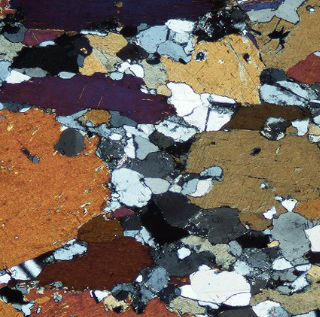
#> input picture images/type2/Muestra9.png, 320 x 317 px, found by its file name
$ jupyter execute --allow-errors Color.ipynb   (older library calls are emulated)
#> lines starting #> are read from the running program, lines starting #| are printed output that depends on the picture; after the words box and inside, x2 and y2 are one past the last pixel; in counts of white or black regions, pixels touching at a corner belong together
<a href="https://colab.research.google.com/github/joaramirezra/Mineral-Border-Dectetion/blob/Documentation/Color.ipynb" target="_parent"></a>

# Impacto del cambio de color en secciones delgadas
---

Agregar descripcion

---
#### Librerias

[cell 1]
import tensorflow as tf
from tensorflow import keras
import tensorflow as tf
from tensorflow import keras
import numpy as np
import pandas as pd
import cv2
import requests
import io
from matplotlib import pyplot as plt

# Funciones
----

[cell 2]
def print_images(*images):
  subplots = len(images)

  plt.figure(figsize=(15,5))
  for i,img in enumerate(images) :
    plt.subplot(1,subplots,(i+1))
    plt.imshow(img,interpolation='none')
  plt.grid(0)
  plt.show()

def img_color_channel_change(img):
  img_gray = cv2.cvtColor(img, cv2.COLOR_BGR2GRAY)
  # HSV hue-saturation-value
  img_hsv = cv2.cvtColor(img,cv2.COLOR_BGR2HSV)
  # HSL hue-saturation-lightness
  img_hsL = cv2.cvtColor(img,cv2.COLOR_BGR2HLS)
  # YCBCR
  img_YBR = cv2.cvtColor(img,cv2.COLOR_BGR2YCR_CB)

  return img_hsv,img_hsL,img_YBR,img_gray

def blurring_and_thresholding(img):
  kernel = np.ones((3,3),np.uint8)

  meanshift = cv2.pyrMeanShiftFiltering(img,sp=18,sr=50)

  laplacian = cv2.Laplacian(meanshift,ddepth = cv2.CV_64FC3, ksize=3 )
  laplacian = cv2.convertScaleAbs(laplacian)

  closing = cv2.morphologyEx(laplacian, cv2.MORPH_CLOSE, kernel)

  _, binary = cv2.threshold(closing,127,255,cv2.THRESH_BINARY)

  return meanshift,laplacian,binary

def countour_draw(img,Real):
  original = Real.copy()
  gray_scale =  cv2.cvtColor( img , cv2.COLOR_BGR2GRAY )
  cnts = cv2.findContours(gray_scale, cv2.RETR_TREE, cv2.CHAIN_APPROX_SIMPLE)
  cnts = cnts[0] if len(cnts) == 2 else cnts[1]

  for c in cnts:
    area = cv2.contourArea(c)
    if area > 50:
      cv2.drawContours(original,[c], 0, (250,0,0), 2)

  print_images(img, original)

# Cargar imagenes

---
- descargar
- descomprimir

[cell 3]
# !wget https://github.com/joaramirezra/Mineral-Border-Dectetion/raw/main/images/minerals.zip
# !ls

[cell 4]
# !unzip minerals.zip
# !ls

# Proceso individual

 - Cargar imagen
 - Realizar cambio de color
 - Suavizado y umbralizado
 - Dibujar Contornos

[cell 5]
img = cv2.imread('type2/Muestra9.png')
#> img is the input picture: shape (317, 320, 3); mean B, G, R 92.5, 103.5, 115.2

# Cambio de color

---

[cell 6]
img_hsv,img_hsL,img_YBR,img_gray = img_color_channel_change(img)
#> in img_color_channel_change, `img_gray = cv2.cvtColor(img, cv2.COLOR_BGR2GRAY)`:
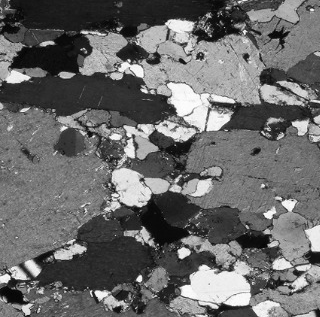
#> img_gray: shape (317, 320); min 1, max 255, mean 105.8
#> in img_color_channel_change, `img_hsv = cv2.cvtColor(img,cv2.COLOR_BGR2HSV)`: img_hsv: shape (317, 320, 3); mean H, S, V 68.6, 94.2, 125.4
#> in img_color_channel_change, `img_hsL = cv2.cvtColor(img,cv2.COLOR_BGR2HLS)`: img_hsL: shape (317, 320, 3); mean of channels 0, 1, 2 68.6, 103.5, 76.5
#> in img_color_channel_change, `img_YBR = cv2.cvtColor(img,cv2.COLOR_BGR2YCR_CB)`: img_YBR: shape (317, 320, 3); mean of channels 0, 1, 2 105.8, 134.7, 120.5
print_images(img,img_hsv,img_hsL,img_YBR)
#> in print_images, `plt.show()`:
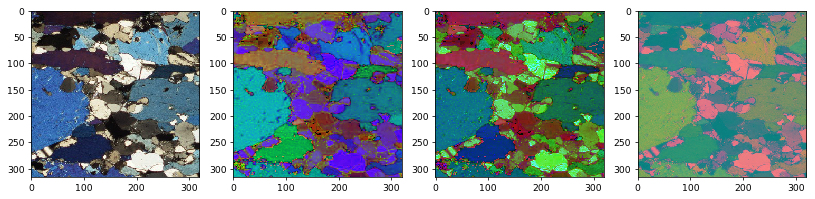
#> figure drawn by matplotlib, 4 panels; B, G, R data is drawn as R, G, B

# Suaviizado y umbralizado

---

[cell 7]
meanshift,laplacian,binary = blurring_and_thresholding(img_hsv)
#> in blurring_and_thresholding, `meanshift = cv2.pyrMeanShiftFiltering(img,sp=18,sr=50)`: meanshift: shape (317, 320, 3); mean H, S, V 68.5, 95.9, 127
#> in blurring_and_thresholding, `laplacian = cv2.Laplacian(meanshift,ddepth = cv2.CV_64FC3, ksize=3 )`: laplacian: shape (317, 320, 3) float64; mean H, S, V 0, 0, 0
#> in blurring_and_thresholding, `laplacian = cv2.convertScaleAbs(laplacian)`: laplacian: shape (317, 320, 3); mean H, S, V 30.4, 33.7, 46.9
#> in blurring_and_thresholding, `closing = cv2.morphologyEx(laplacian, cv2.MORPH_CLOSE, kernel)`: closing: shape (317, 320, 3); mean H, S, V 37, 44.2, 59.5
#> in blurring_and_thresholding, `_, binary = cv2.threshold(closing,127,255,cv2.THRESH_BINARY)`: binary: shape (317, 320, 3); mean H, S, V 32.3, 37.5, 54.2
print_images(img_hsv,meanshift,laplacian,binary)
#> in print_images (call 2), `plt.show()`:
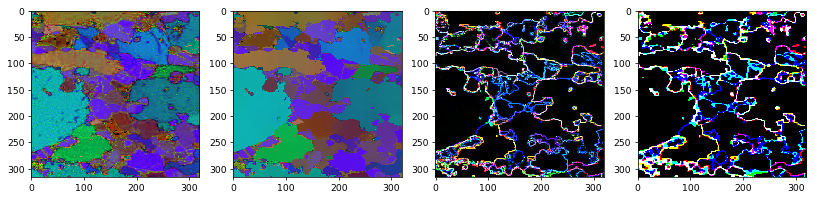
#> figure drawn by matplotlib, 4 panels
countour_draw(binary,img)
#> in countour_draw, `gray_scale =  cv2.cvtColor( img , cv2.COLOR_BGR2GRAY )`:
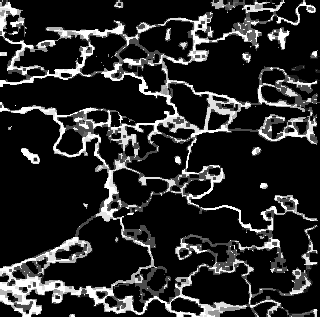
#> gray_scale: shape (317, 320); min 0, max 255, mean 41.9
#> in countour_draw, `cnts = cv2.findContours(gray_scale, cv2.RETR_TREE, cv2.CHAIN_APPROX_SI..`: cnts = 130 contours, 56 with area under 20; largest, box (x1, y1, x2, y2) and area: (0, 0, 320, 317) 51129, (112, 191, 269, 303) 6254, (42, 215, 152, 291) 4200, (181, 262, 250, 306) 1960, (126, 133, 194, 180) 1647
#> the loop in countour_draw, `for c in cnts:` made 130 passes
#> area on passes 3, 4, 5, 10, 12, 14, 16, 17, 18, 21, 22, 23: 32.5, 136, 57.5, 42.5, 61, 43.5, 231, 57, 51129, 369.5, 98.5, 43.5
#> after the loop in countour_draw, `for c in cnts:`:
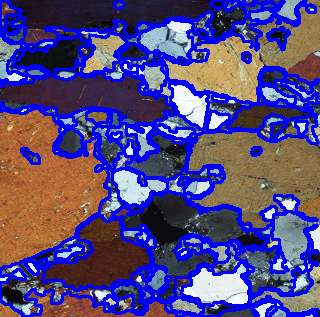
#> original: shape (317, 320, 3); mean B, G, R 132.6, 73.3, 85

[cell 8]
meanshift,laplacian,binary = blurring_and_thresholding(img_hsL)
#> in blurring_and_thresholding (call 2), `meanshift = cv2.pyrMeanShiftFiltering(img,sp=18,sr=50)`: meanshift: shape (317, 320, 3); mean of channels 0, 1, 2 68.5, 103.6, 77.4
#> in blurring_and_thresholding (call 2), `laplacian = cv2.Laplacian(meanshift,ddepth = cv2.CV_64FC3, ksize=3 )`: laplacian: shape (317, 320, 3) float64; mean of channels 0, 1, 2 0, -0.1, 0
#> in blurring_and_thresholding (call 2), `laplacian = cv2.convertScaleAbs(laplacian)`: laplacian: shape (317, 320, 3); mean of channels 0, 1, 2 30.2, 43.2, 32.6
#> in blurring_and_thresholding (call 2), `closing = cv2.morphologyEx(laplacian, cv2.MORPH_CLOSE, kernel)`: closing: shape (317, 320, 3); mean of channels 0, 1, 2 36.9, 54.9, 42.9
#> in blurring_and_thresholding (call 2), `_, binary = cv2.threshold(closing,127,255,cv2.THRESH_BINARY)`: binary: shape (317, 320, 3); mean of channels 0, 1, 2 31.5, 49.1, 35.9
print_images(img_hsL,meanshift,laplacian,binary)
countour_draw(binary,img)
#> in countour_draw (call 2), `gray_scale =  cv2.cvtColor( img , cv2.COLOR_BGR2GRAY )`:
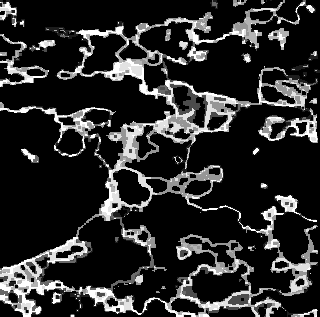
#> gray_scale: shape (317, 320); min 0, max 255, mean 43.2
#> in countour_draw (call 2), `cnts = cv2.findContours(gray_scale, cv2.RETR_TREE, cv2.CHAIN_APPROX_SI..`: cnts = 130 contours, 59 with area under 20; largest, box (x1, y1, x2, y2) and area: (0, 0, 318, 317) 46717, (112, 191, 296, 314) 8846, (42, 215, 152, 291) 4237, (124, 132, 192, 181) 1604, (138, 21, 193, 62) 1464
#> the loop in countour_draw (call 2), `for c in cnts:` made 130 passes
#> area on passes 3, 5, 6, 7, 10, 11, 13, 14, 15, 16, 18, 19: 30.5, 104.5, 35.5, 22, 55.5, 50, 50.5, 129, 642.5, 126.5, 195.5, 46717
#> after the loop in countour_draw (call 2), `for c in cnts:`:
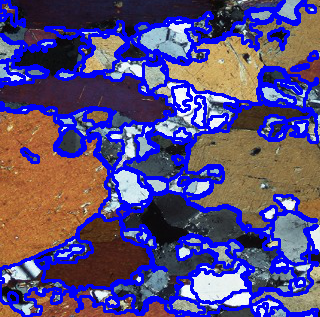
#> original: shape (317, 320, 3); mean B, G, R 129.3, 75.2, 86.8

[cell 9]
meanshift,laplacian,binary = blurring_and_thresholding(img_YBR)
#> in blurring_and_thresholding (call 3), `meanshift = cv2.pyrMeanShiftFiltering(img,sp=18,sr=50)`: meanshift: shape (317, 320, 3); mean of channels 0, 1, 2 104.9, 135.6, 119.6
#> in blurring_and_thresholding (call 3), `laplacian = cv2.Laplacian(meanshift,ddepth = cv2.CV_64FC3, ksize=3 )`: laplacian: shape (317, 320, 3) float64; mean of channels 0, 1, 2 0, 0, 0
#> in blurring_and_thresholding (call 3), `laplacian = cv2.convertScaleAbs(laplacian)`: laplacian: shape (317, 320, 3); mean of channels 0, 1, 2 37.3, 7.9, 8.5
#> in blurring_and_thresholding (call 3), `closing = cv2.morphologyEx(laplacian, cv2.MORPH_CLOSE, kernel)`: closing: shape (317, 320, 3); mean of channels 0, 1, 2 46.3, 10.3, 11.1
#> in blurring_and_thresholding (call 3), `_, binary = cv2.threshold(closing,127,255,cv2.THRESH_BINARY)`: binary: shape (317, 320, 3); mean of channels 0, 1, 2 40.5, 2.6, 3.7
print_images(img_hsL,meanshift,laplacian,binary)
countour_draw(binary,img)
#> in countour_draw (call 3), `gray_scale =  cv2.cvtColor( img , cv2.COLOR_BGR2GRAY )`:
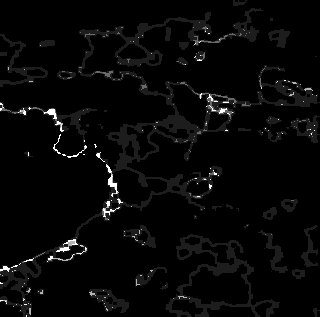
#> gray_scale: shape (317, 320); min 0, max 255, mean 7.2
#> in countour_draw (call 3), `cnts = cv2.findContours(gray_scale, cv2.RETR_TREE, cv2.CHAIN_APPROX_SI..`: cnts = 89 contours, 32 with area under 20; largest, box (x1, y1, x2, y2) and area: (0, 8, 320, 317) 12036, (165, 234, 280, 317) 4032, (182, 263, 250, 306) 1908, (112, 168, 168, 207) 1184, (169, 83, 208, 130) 1050
#> the loop in countour_draw (call 3), `for c in cnts:` made 89 passes
#> area on passes 2, 4, 5, 6, 9, 10, 11, 13, 14, 15, 16, 17: 454.5, 46, 42, 24.5, 82, 22, 156, 4032.5, 1908.5, 76.5, 358.5, 110.5
#> after the loop in countour_draw (call 3), `for c in cnts:`:
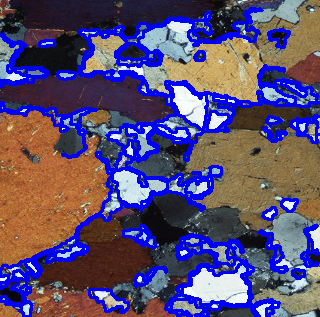
#> original: shape (317, 320, 3); mean B, G, R 117.5, 78.8, 91.6

$ run again, with images/type2/Muestra1.png copied over images/type2/Muestra9.png
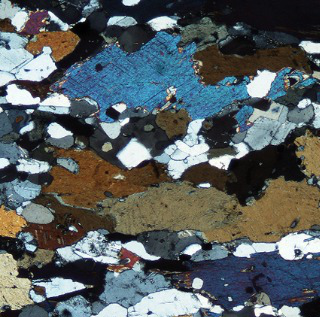
#> input picture images/type2/Muestra1.png, 320 x 317 px, found by its file name
#> img is the input picture: shape (317, 320, 3); mean B, G, R 97.4, 95.8, 88.2
#> img_hsv: shape (317, 320, 3); mean H, S, V 80.5, 88.2, 109.8
#> img_hsL: shape (317, 320, 3); mean of channels 0, 1, 2 80.5, 93, 72.6
#> img_YBR: shape (317, 320, 3); mean of channels 0, 1, 2 93.7, 124.1, 130.1
#> meanshift: shape (317, 320, 3); mean H, S, V 80.4, 89.8, 111.5
#> closing: shape (317, 320, 3); mean H, S, V 37.8, 55, 63.6
#> binary: shape (317, 320, 3); mean H, S, V 30, 47.5, 57.2
#> cnts = 143 contours, 59 with area under 20; largest, box (x1, y1, x2, y2) and area: (0, 0, 320, 317) 59596, (64, 31, 248, 123) 8016, (43, 149, 165, 208) 3629, (195, 45, 309, 84) 2274, (233, 103, 313, 150) 1876
#> the loop in countour_draw, `for c in cnts:` made 143 passes
#> area on passes 3, 4, 5, 6, 7, 8, 10, 11: 39, 23, 1068.5, 99, 30, 101.5, 25.5, 38
#> meanshift: shape (317, 320, 3); mean of channels 0, 1, 2 80.4, 93.1, 73.4
#> closing: shape (317, 320, 3); mean of channels 0, 1, 2 36.8, 58, 51.2
#> binary: shape (317, 320, 3); mean of channels 0, 1, 2 29.3, 51.3, 43.1
#> cnts = 144 contours, 62 with area under 20; largest, box (x1, y1, x2, y2) and area: (0, 0, 320, 317) 49404, (63, 31, 253, 125) 8744, (195, 44, 309, 84) 2397, (232, 105, 313, 150) 1825, (105, 108, 184, 167) 1642
#> the loop in countour_draw (call 2), `for c in cnts:` made 144 passes
#> area on passes 2, 3, 4, 5, 6, 10, 16, 17: 53.5, 21, 699.5, 86.5, 22, 38, 52.5, 112.5
#> meanshift: shape (317, 320, 3); mean of channels 0, 1, 2 93.5, 124.2, 129.9
#> closing: shape (317, 320, 3); mean of channels 0, 1, 2 49.1, 10.3, 10.5
#> binary: shape (317, 320, 3); mean of channels 0, 1, 2 42.9, 2.3, 2
#> in countour_draw (call 3), `gray_scale =  cv2.cvtColor( img , cv2.COLOR_BGR2GRAY )`:
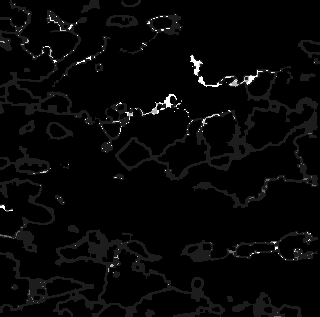
#> gray_scale: shape (317, 320); min 0, max 255, mean 6.8
#> cnts = 86 contours, 24 with area under 20; largest, box (x1, y1, x2, y2) and area: (115, 54, 318, 208) 8612, (0, 229, 225, 317) 6530, (0, 0, 95, 125) 2484, (100, 248, 168, 308) 1982, (245, 103, 315, 150) 1678
#> the loop in countour_draw (call 3), `for c in cnts:` made 86 passes
#> area on passes 1 to 8: 44, 21, 569.5, 52, 39, 21.5, 1347, 59.5
#> after the loop in countour_draw (call 3), `for c in cnts:`:
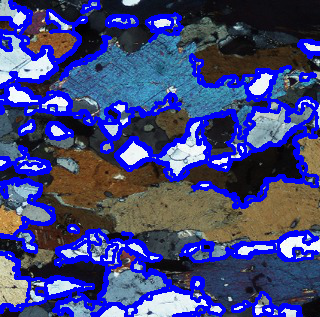
#> original: shape (317, 320, 3); mean B, G, R 126, 69, 63.8

$ run again, with images/type2/Muestra10.png copied over images/type2/Muestra9.png
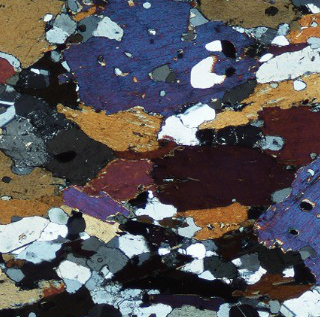
#> input picture images/type2/Muestra10.png, 320 x 317 px, found by its file name
#> img is the input picture: shape (317, 320, 3); mean B, G, R 89.6, 87, 89.3
#> img_hsv: shape (317, 320, 3); mean H, S, V 89.4, 90.4, 106.4
#> img_hsL: shape (317, 320, 3); mean of channels 0, 1, 2 89.4, 89.1, 70.8
#> img_YBR: shape (317, 320, 3); mean of channels 0, 1, 2 88, 129, 128.9
#> meanshift: shape (317, 320, 3); mean H, S, V 89.2, 93, 107.9
#> closing: shape (317, 320, 3); mean H, S, V 54.8, 48.3, 55.4
#> binary: shape (317, 320, 3); mean H, S, V 48.1, 38.6, 47.5
#> cnts = 210 contours, 101 with area under 20; largest, box (x1, y1, x2, y2) and area: (0, 0, 320, 317) 54966, (151, 144, 295, 205) 5566, (150, 253, 250, 311) 2718, (64, 106, 163, 152) 2689, (56, 214, 127, 273) 1929
#> the loop in countour_draw, `for c in cnts:` made 210 passes
#> area on passes 1, 3, 4: 22, 33.5, 43
#> meanshift: shape (317, 320, 3); mean of channels 0, 1, 2 89.4, 89.3, 72.6
#> closing: shape (317, 320, 3); mean of channels 0, 1, 2 53.1, 48.7, 40.2
#> binary: shape (317, 320, 3); mean of channels 0, 1, 2 46, 41, 29.5
#> cnts = 181 contours, 87 with area under 20; largest, box (x1, y1, x2, y2) and area: (0, 0, 320, 317) 48160, (151, 126, 295, 208) 6629, (61, 106, 163, 163) 3186, (56, 214, 129, 273) 2000, (185, 202, 249, 240) 1420
#> the loop in countour_draw (call 2), `for c in cnts:` made 181 passes
#> area on passes 6, 9, 10: 34.5, 28.5, 42.5
#> meanshift: shape (317, 320, 3); mean of channels 0, 1, 2 86.8, 129.4, 128.7
#> closing: shape (317, 320, 3); mean of channels 0, 1, 2 39.6, 8.3, 10.9
#> binary: shape (317, 320, 3); mean of channels 0, 1, 2 35.5, 1.4, 4.7
#> in countour_draw (call 3), `gray_scale =  cv2.cvtColor( img , cv2.COLOR_BGR2GRAY )`:
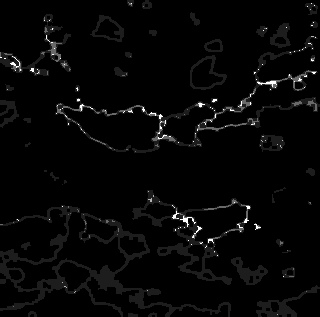
#> gray_scale: shape (317, 320); min 0, max 255, mean 6.2
#> cnts = 79 contours, 20 with area under 20; largest, box (x1, y1, x2, y2) and area: (0, 205, 231, 317) 4768, (132, 190, 251, 285) 3927, (55, 36, 320, 153) 3504, (185, 203, 247, 245) 1323, (162, 105, 215, 145) 1025
#> the loop in countour_draw (call 3), `for c in cnts:` made 79 passes
#> area on passes 1, 3, 4, 6, 7, 8, 9, 11: 22.5, 21.5, 529.5, 81.5, 100, 37, 420.5, 33.5
#> after the loop in countour_draw (call 3), `for c in cnts:`:
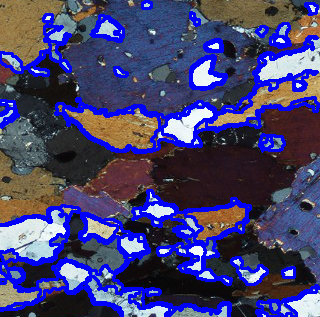
#> original: shape (317, 320, 3); 18.26% of pixels changed, all inside (x1, y1, x2, y2) = (0, 0, 320, 317)
